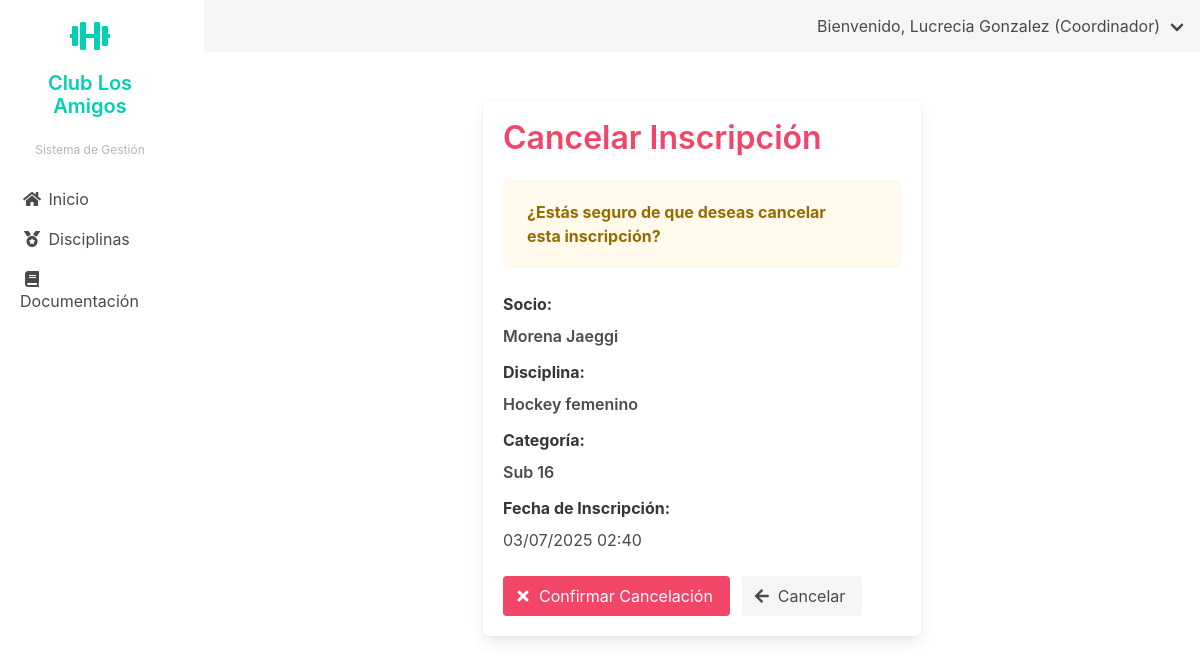
The page /disciplinas/inscripciones/cancelar/7/ (signed in) on the database its author committed.
### disciplinas/models.py (models this page shows, shortened)
class Inscripcion(models.Model):
    socio = models.ForeignKey(Socio, on_delete=models.CASCADE, related_name='inscripciones')
    categoria = models.ForeignKey(Categoria, on_delete=models.CASCADE, related_name='inscritos')
    fecha_inscripcion = models.DateTimeField(auto_now_add=True)
    activa = models.BooleanField(default=True)
    class Meta:
        unique_together = ('socio', 'categoria')

class Categoria(models.Model):
    disciplina = models.ForeignKey(Disciplina, on_delete=models.CASCADE, related_name='categorias')
    nombre = models.CharField(max_length=100)
    profesores = models.ManyToManyField(PerfilUsuario, related_name='categorias')
    horario = models.ForeignKey(Horario, on_delete=models.PROTECT)
    cupo_maximo = models.IntegerField()
    especialidad = models.CharField(max_length=100, blank=True)

class Disciplina(models.Model):
    nombre = models.CharField(max_length=100)
    descripcion = models.TextField(blank=True)
    coordinador = models.ForeignKey(PerfilUsuario, on_delete=models.PROTECT, related_name='disciplinas_coordinadas')
    lugar = models.CharField(max_length=100)
    costo_mensual = models.DecimalField(max_digits=10, decimal_places=2)
    fecha_creacion = models.DateTimeField(auto_now_add=True)
    activa = models.BooleanField(default=True)

### socios/models.py (models this page shows, shortened)
class Socio(models.Model):
    perfil_usuario = models.OneToOneField(PerfilUsuario, on_delete=models.CASCADE, related_name='socio', null=True, blank=True)
    tipo_socio = models.ForeignKey(TipoSocio, on_delete=models.PROTECT)
    fecha_afiliacion = models.DateField()
    observaciones = models.TextField(blank=True, null=True)
    fecha_registro = models.DateTimeField(auto_now_add=True)
    fecha_actualizacion = models.DateTimeField(auto_now=True)
    class Meta:
        verbose_name = 'Socio'
        verbose_name_plural = 'Socios'
        ordering = ['-fecha_registro']

### usuarios/models.py (models this page shows, shortened)
class PerfilUsuario(models.Model):
    TIPO_DOCUMENTO_CHOICES = [
        ('DNI', 'DNI'),
        ('CE', 'Carné de Extranjería'),
        ('PAS', 'Pasaporte'),
    ]
    ESTADO_SOCIO_CHOICES = [
        ('ACTIVO', 'Activo'),
        ('INACTIVO', 'Inactivo'),
        ('SUSPENDIDO', 'Suspendido'),
        ('PENDIENTE', 'Pendiente de Aprobación'),
        ('RETIRADO', 'Retirado'),
    ]
    usuario = models.OneToOneField(User, on_delete=models.CASCADE, related_name='perfil')
    tipo_documento = models.CharField(max_length=3, choices=TIPO_DOCUMENTO_CHOICES, default='DNI')
    numero_documento = models.CharField(max_length=20, unique=True)
    telefono = models.CharField(max_length=15, blank=True, null=True)
    direccion = models.TextField(blank=True, null=True)
    fecha_nacimiento = models.DateField(blank=True, null=True)
    estado_socio = models.CharField(max_length=10, choices=ESTADO_SOCIO_CHOICES, default='ACTIVO',
                                   verbose_name='Estado como Socio')
    fecha_registro = models.DateTimeField(auto_now_add=True)
    fecha_actualizacion = models.DateTimeField(auto_now=True)
    class Meta:
        verbose_name = 'Perfil de Usuario'
        verbose_name_plural = 'Perfiles de Usuario'

### disciplinas/views.py (the view, shortened to what this page needs)
# urls.py: path('inscripciones/cancelar/<int:inscripcion_pk>/', views.cancelar_inscripcion_admin, name='cancelar_inscripcion_admin'),
@login_required
@user_passes_test(is_admin_or_coordinador)
def cancelar_inscripcion_admin(request, inscripcion_pk):
    inscripcion = get_object_or_404(Inscripcion, pk=inscripcion_pk)
    return render(request, 'disciplinas/confirmar_cancelar_inscripcion.html', {
        'inscripcion': inscripcion
    })

### disciplinas/views.py (called while the page is built)
def is_admin_or_coordinador(user):
    return user.groups.filter(name__in=['Administrador', 'Coordinador']).exists()

### usuarios/context_processors.py (called while the page is built)
def user_role_context(request):
    if request.user.is_authenticated:
        user_groups = request.user.groups.all()
        if user_groups.filter(name='Coordinador').exists():
            user_role = 'Coordinador'
        elif user_groups.filter(name='Tesoreria').exists():
            user_role = 'Tesoreria'
        elif user_groups.filter(name='Comision').exists():
            user_role = 'Comision'
        elif user_groups.filter(name='Administrador').exists():
            user_role = 'Administrador'
        else:
            user_role = 'Default'
    else:
        user_role = 'Default'
    return {
        'user_role': user_role
    }

### disciplinas/templates/disciplinas/confirmar_cancelar_inscripcion.html (shortened to what this page needs)
{% extends 'usuarios/base_coordinador.html' %}
{% load static %}
{% block content %}
<div class="container">
    <div class="columns is-centered">
        <div class="column is-6">
            <div class="box">
                <h1 class="title has-text-danger">Cancelar Inscripción</h1>
                <div class="notification is-warning is-light">
                    <p><strong>¿Estás seguro de que deseas cancelar esta inscripción?</strong></p>
                </div>
                <div class="content">
                    <div class="field">
                        <label class="label">Socio:</label>
                        <p class="has-text-weight-semibold">
                            {{ inscripcion.socio.perfil_usuario.usuario.get_full_name }}
                        </p>
                    </div>
                    <div class="field">
                        <label class="label">Disciplina:</label>
                        <p class="has-text-weight-semibold">
                            {{ inscripcion.categoria.disciplina.nombre }}
                        </p>
                    </div>
                    <div class="field">
                        <label class="label">Categoría:</label>
                        <p class="has-text-weight-semibold">
                            {{ inscripcion.categoria.nombre }}
                        </p>
                    </div>
                    <div class="field">
                        <label class="label">Fecha de Inscripción:</label>
                        <p>{{ inscripcion.fecha_inscripcion|date:"d/m/Y H:i" }}</p>
                    </div>
                </div>
                <form method="post">
                    <div class="field is-grouped">
                        <div class="control">
                            <button type="submit" class="button is-danger">
                                <span class="icon">
                                    <i class="fas fa-times"></i>
                                </span>
                                <span>Confirmar Cancelación</span>
                            </button>
                        </div>
                        <div class="control">
                            <a href="{% url 'disciplinas:lista_inscripciones' %}" class="button is-light">
                                <span class="icon">
                                    <i class="fas fa-arrow-left"></i>
                                </span>
                                <span>Cancelar</span>
                            </a>
                        </div>
                    </div>
                </form>
            </div>
        </div>
    </div>
</div>
{% endblock %}

### templates/base.html (shortened to what this page needs)
<!DOCTYPE html>
<html lang="es">
<head>
    <link rel="stylesheet" href="https://cdn.jsdelivr.net/npm/bulma@0.9.4/css/bulma.min.css">
    <link rel="stylesheet" href="https://cdnjs.cloudflare.com/ajax/libs/font-awesome/5.15.4/css/all.min.css">
</head>
<body>
    <div class="columns is-fullheight">
        <div class="column is-2 is-sidebar-menu">
            {% block sidebar_menu %}{% endblock %}
        </div>
        <div class="column">
            <nav class="navbar is-light" role="navigation" aria-label="main navigation">
                <div class="navbar-menu">
                    <div class="navbar-end">
                        {% if request.user.is_authenticated %}
                            <div class="navbar-item has-dropdown is-hoverable">
                                <a class="navbar-link">
                                    Bienvenido, {{ request.user.get_full_name }} ({{ request.user.groups.first.name }})
                                </a>
                            </div>
                        {% else %}
                            <div class="navbar-item">
                                <a class="button is-primary" href="{% url 'usuarios:login' %}">
                                    Iniciar sesión
                                </a>
                            </div>
                        {% endif %}
                    </div>
                </div>
            </nav>
            <div class="section">
                {% block content %}{% endblock %}
            </div>
        </div>
    </div>
</body>
</html>

### rows shown on the page
Inscripcion: socio.perfil_usuario.usuario.get_full_name "Morena Jaeggi", categoria.disciplina.nombre "Hockey femenino", categoria.nombre "Sub 16", fecha_inscripcion "03/07/2025 02:40"

### other values the page prints
{{ request.user.get_full_name }} "Lucrecia Gonzalez"
{{ request.user.groups.first.name }} "Coordinador"
